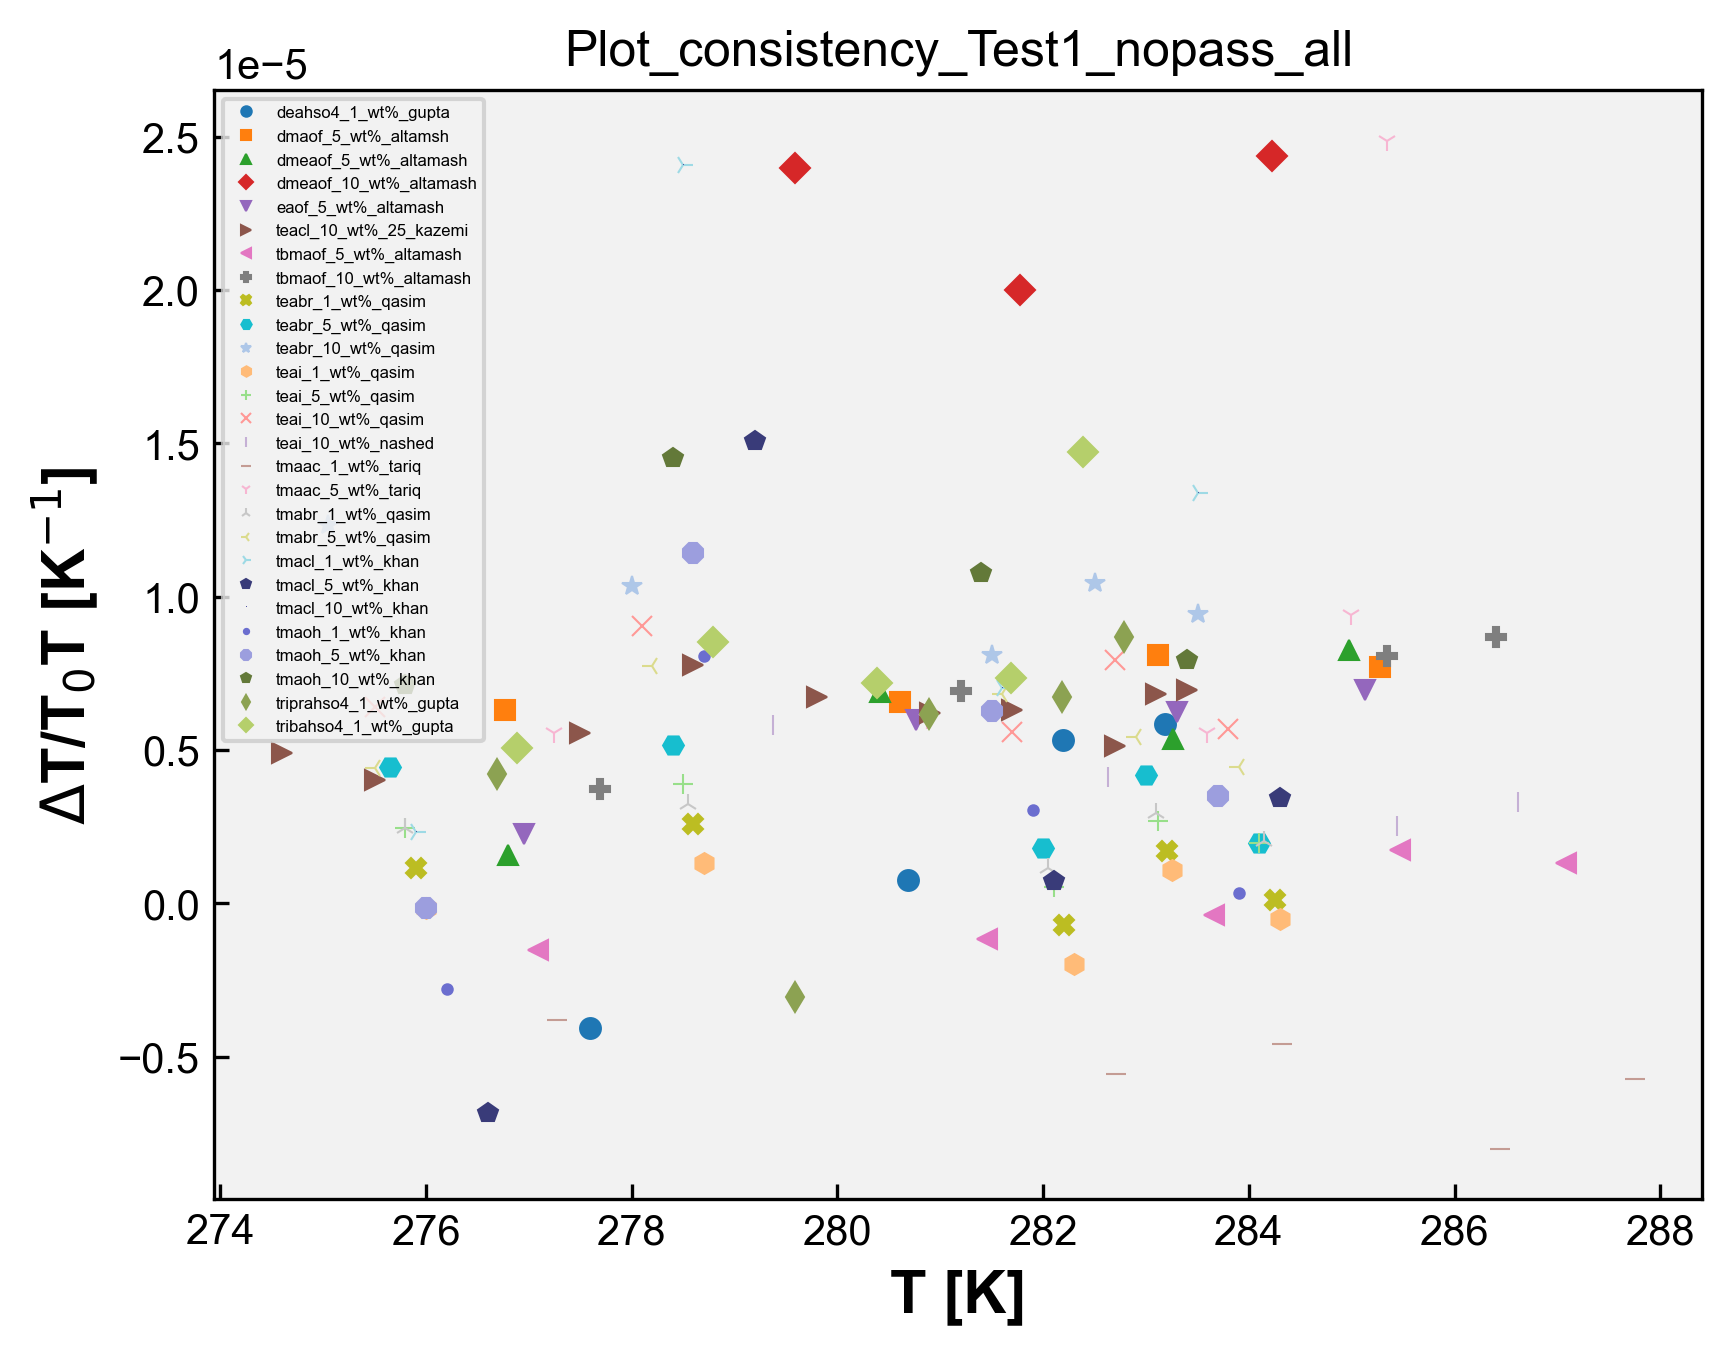

The Python source for this figure:
# Plot_consistency - Test1_nopass
import matplotlib.pyplot as plt
import matplotlib
from matplotlib.font_manager import FontProperties
import pandas as pd
import numpy as np
import openpyxl
import os

matplotlib.rcParams['font.family'] = "Arial" # change the default font # mudança da fonte
matplotlib.rcParams['xtick.direction'] = 'in' # change the ticks direction # mudança da direção dos marcadores ao longo dos eixos de um gráfico que indicam valores específicos
matplotlib.rcParams['ytick.direction'] = 'in'
font = FontProperties() # cria uma instância de propriedades de fontes, tamanho, estilo e família
font.set_family('sans-serif') # 'serif', 'sans-serif', 'cursive', 'fantasy', or 'monospace' # família da fonte
font.set_name('Arial') # nome da fonte
font.set_weight('bold') # 'ultralight', 'light', 'normal', 'regular', 'book', 'medium', 'roman', 'semibold', 'demibold', 'demi', 'bold', 'heavy', 'extra bold', 'black' # peso da fonte
font.set_style('normal') #'normal', 'italic' or 'oblique' # estilo da fonte, negrito, itálico, normal, etc
font.set_size('x-large') # xx-small', 'x-small', 'small', 'medium', 'large', 'x-large', 'xx-large' # tamanho da fonte
plt.rcParams['figure.dpi'] = 300 # resolução padrão para as figuras exibidas na tela
plt.rcParams['savefig.dpi'] = 300 # resolução padrão para as figuras salvas em arquivos PNG, PDF ou SVG
opt = {'fillstyle':'full','markersize':5,'markeredgewidth':0.5} # aparência dos marcadores, fillstyle: full - estilo de preenchimento markersize: 5 - tamanho do marcador markeredgewidth: 0.5 largura da borda do marcador
plt.rcParams['figure.facecolor'] = (1.0,1.0,1.0,0.0) # cor de fundo da figura como transparente
plt.rcParams['axes.facecolor'] = '0.95' # cor de fundo dos eixos como uma tonalidade de cinza claro
#plt.rcParams['figure.figsize'] = (4,4) # tamanho da figura padrão em polegadas


caminho_arquivo = 'Test1_nopass.xlsx' # caminho do arquivo de DMA
wb = openpyxl.load_workbook(caminho_arquivo) # ler dados de abas individuais do arquivo Excel sem abrir e fechar repetidamente, mantém aberto. Mais eficiente se você precisa ler dados de várias abas do arquivo. Lista com os nomes de todas as abas do arquivo Excel.
# load_workbook é a função usada para carregar o arquvio Excel

dados_coluna_D_array = [] # matriz para guardar os dados da coluna C de todas as sheet
dados_coluna_K_array = [] # matriz para guardar os dados da coluna I de todas as sheet

nomes_abas = []

for i in wb.sheetnames: # para i dentro da lista wb com os nomes de todas as abas
    nome_aba = wb[i] # obtém o nome da aba na posição i na lista wb, que contém os nomes de todas as abas
    nome_aba_split = nome_aba.title.split("_") # nome_aba é o nome completo da aba. nome_aba.title converte o nome da aba para o formato de título. split("_ ") divide o nome da aba em duas partes usando o caractere "_ "
    if len(nome_aba_split) > 2: # se o nome da aba contiver mais de duas partes
        nome_aba_split.insert(2, "wt%") # insere wt% entre a segunda e a terceira partes do nome da aba
        nome_aba_final = "_".join(nome_aba_split) # junta as partes do nome da aba de volta com "_"
        print('nome_aba_final', nome_aba_final)
        nomes_abas.append(nome_aba_final) # adiciona o nome modificado _a lista de nomes das abas
    else:
        nomes_abas.append(nome_aba.title) # nome da aba não tiver mais de duas partes, adiciona o nome completo da aba à lista nomes_abas (usada na legenda)

    dados_coluna_D = [] # abre uma lista para os dados da coluna C da sheet
    dados_coluna_K = [] # abre uma lista para os dados da coluna I da sheet

    for j in nome_aba.iter_rows(min_row=2, values_only=True): # iter_rows: permite iterar sobre as linhas dessa aba # min_row=2: especifica a primeira linha a ser considerada, nesse caso, começa na segunda linha, pois a primeira linha geralmente contém os cabeçalhos das colunas # values_only=True: indica que queremos obter apenas os valores das células, sem incluir informações adicionais como formatação, fórmulas ou estilos.
        dados_coluna_D.append(j[3])
        dados_coluna_K.append(j[10])

    dados_coluna_D_array.append(dados_coluna_D)
    dados_coluna_K_array.append(dados_coluna_K)

print('dados_C', dados_coluna_D_array)
print('dados_I', dados_coluna_K_array)

# Plotagem dos dados:

symbols = ['o', 's', '^', 'D', 'v', '>', '<', 'P', 'X', 'H', '*', 'h', '+', 'x', '|', '_', '1', '2', '3', '4', 'p', ',', '.', '8', 'p', 'd', 'D', '|', '_', '$...$']
# Exemplos de símbolos

# Vetor de cores
colors = ['#1f77b4', '#ff7f0e', '#2ca02c', '#d62728', '#9467bd', '#8c564b', '#e377c2', '#7f7f7f', '#bcbd22', '#17becf',  '#aec7e8',  '#ffbb78', '#98df8a', '#ff9896', '#c5b0d5', '#c49c94',  '#f7b6d2', '#c7c7c7',  '#dbdb8d',  '#9edae5',  '#393b79',  '#5254a3', '#6b6ecf',  '#9c9ede',  '#637939',  '#8ca252',  '#b5cf6b', '#cedb9c',  '#8c6d31',  '#bd9e39',  '#e7ba52',  '#e7cb94',  '#843c39', '#ad494a', '#d6616b',  '#e7969c',  '#7b4173', '#a55194',  '#ce6dbd',  '#de9ed6']

for i in range(len(dados_coluna_D_array)):
    x = dados_coluna_D_array[i]
    y = dados_coluna_K_array[i]
    print('x', x)
    print('y', y)
    symbol=symbols[i]
    color=colors[i]
    plt.plot(x, y, marker=symbol, markersize=opt['markersize'], markeredgewidth=opt['markeredgewidth'], fillstyle=opt['fillstyle'], color=color, linestyle='none')

plt.legend(nomes_abas, loc='upper left', fontsize=4, markerscale=0.5)
plt.xlabel('T [K]',fontproperties=font)
plt.ylabel('$\Delta$T/T$_0$T [K$^{-1}$]',fontproperties=font)
#plt.legend(loc="upper left")
# teste
nome_arquivo_python = os.path.basename(__file__) # obter o nome do arquivo python atual
nome_arquivo_sem_extensao = os.path.splitext(nome_arquivo_python)[0] # obter o nome do arquivo sem extensão # [0] vai acessar o primeiro elemento da tupla retornado por path.splitext

plt.title(nome_arquivo_sem_extensao)

plt.savefig(f'{nome_arquivo_sem_extensao}.png',format='png',bbox_inches='tight',
                dpi=300,transparent=False)
plt.show()
